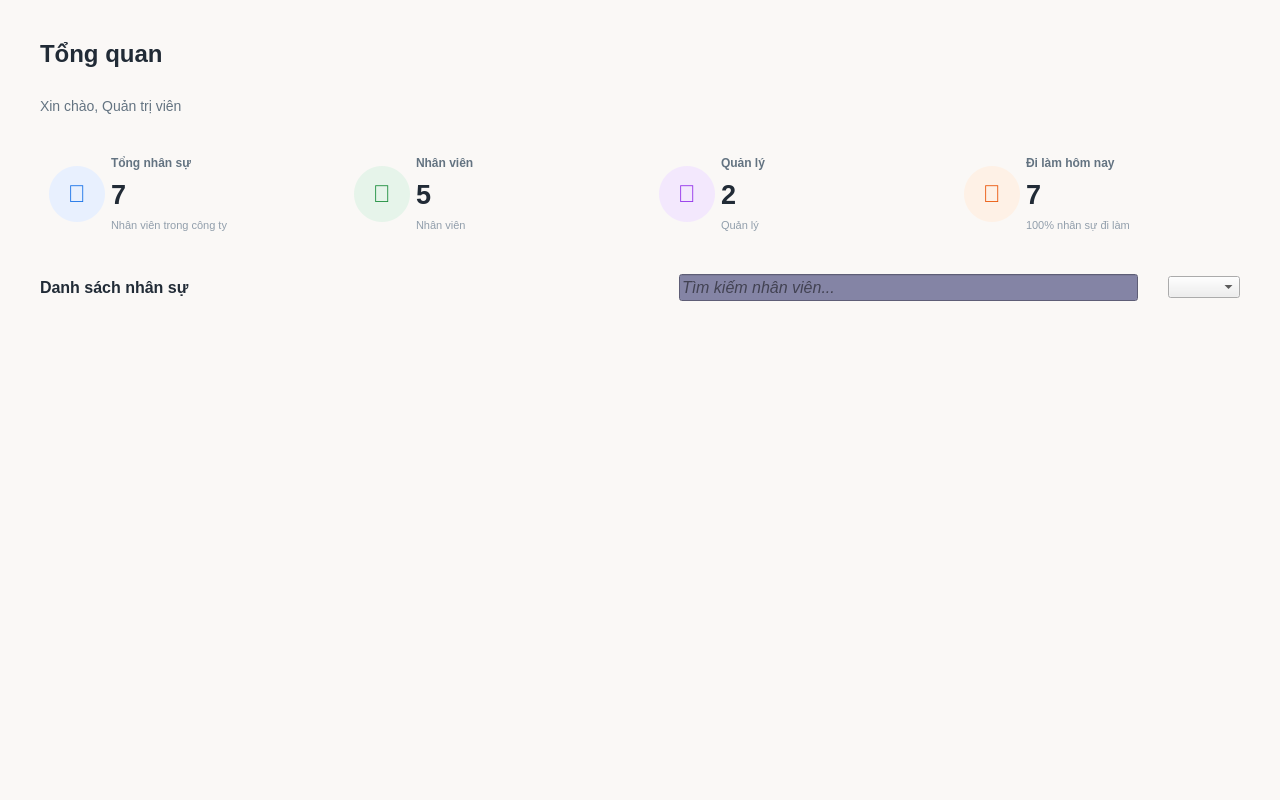
<?xml version="1.0" encoding="UTF-8"?>
<ui version="4.0">
 <class>Dashboard_View</class>
 <widget class="QWidget" name="Dashboard_View">
  <property name="geometry">
   <rect>
    <x>0</x>
    <y>0</y>
    <width>1280</width>
    <height>800</height>
   </rect>
  </property>
  <property name="windowTitle">
   <string>Dashboard - Quản lý nhân sự</string>
  </property>
  <property name="styleSheet">
   <string notr="true">
QWidget#Dashboard_View {
    background-color: #f8f9fa;
}

QFrame#frmSidebar {
    background-color: #ffffff;
    border-right: 1px solid #eef0f4;
}

QPushButton.MenuButton {
    text-align: left;
    padding-left: 20px;
    font-size: 15px;
    font-weight: 500;
    color: #637381;
    border: none;
    border-radius: 8px;
    height: 40px;
    margin: 2px 15px;
}
QPushButton.MenuButton:hover {
    background-color: #f4f6f8;
    color: #212b36;
}

QPushButton#btnMenu_Overview {
    background-color: #e8f0fe;
    color: #1a73e8;
    font-weight: bold;
}

QLabel#lblPageTitle {
    font-size: 24px;
    font-weight: bold;
    color: #212b36;
}
QLabel#lblPageSubtitle {
    font-size: 14px;
    color: #637381;
}

QFrame.StatCard {
    background-color: #ffffff;
    border: 1px solid #eef0f4;
    border-radius: 12px;
}

QScrollArea#scrollAreaEmployees {
    background-color: #faf8f6;
    border: none;
    border-radius: 12px;
}
QWidget#scrollAreaWidgetContents {
    background-color: transparent;
}
QStackedWidget#stackedWidget {
    background-color: #faf8f6;
}
QHBoxLayout#horizontalLayout_ListToolbar {
    background-color: #d8d8c5;
}
   </string>
  </property>
  <layout class="QHBoxLayout" name="horizontalLayout_Main">
   <property name="spacing">
    <number>0</number>
   </property>
   <property name="leftMargin">
    <number>0</number>
   </property>
   <property name="topMargin">
    <number>0</number>
   </property>
   <property name="rightMargin">
    <number>0</number>
   </property>
   <property name="bottomMargin">
    <number>0</number>
   </property>
   <item>
    <widget class="QStackedWidget" name="stackedWidget">
     <property name="autoFillBackground">
      <bool>false</bool>
     </property>
     <property name="styleSheet">
      <string notr="true"/>
     </property>
     <widget class="QWidget" name="pageOverview">
      <layout class="QVBoxLayout" name="verticalLayout_Content">
       <property name="spacing">
        <number>30</number>
       </property>
       <property name="leftMargin">
        <number>40</number>
       </property>
       <property name="topMargin">
        <number>40</number>
       </property>
       <property name="rightMargin">
        <number>40</number>
       </property>
       <property name="bottomMargin">
        <number>40</number>
       </property>
       <item>
        <layout class="QHBoxLayout" name="horizontalLayout_Header">
         <item>
          <layout class="QVBoxLayout" name="verticalLayout_Title">
           <item>
            <widget class="QLabel" name="lblPageTitle">
             <property name="text">
              <string>Tổng quan</string>
             </property>
            </widget>
           </item>
           <item>
            <widget class="QLabel" name="lblPageSubtitle">
             <property name="text">
              <string>Xin chào, Quản trị viên</string>
             </property>
            </widget>
           </item>
          </layout>
         </item>
         <item>
          <spacer name="horizontalSpacer_Header">
           <property name="orientation">
            <enum>Qt::Orientation::Horizontal</enum>
           </property>
           <property name="sizeHint" stdset="0">
            <size>
             <width>0</width>
             <height>0</height>
            </size>
           </property>
          </spacer>
         </item>
        </layout>
       </item>
       <item>
        <layout class="QHBoxLayout" name="horizontalLayout_Stats">
         <property name="spacing">
          <number>20</number>
         </property>
         <item>
          <widget class="QFrame" name="statCard1">
           <property name="minimumSize">
            <size>
             <width>0</width>
             <height>100</height>
            </size>
           </property>
           <layout class="QHBoxLayout" name="hLayout_card1">
            <item>
             <widget class="QLabel" name="icon1">
              <property name="minimumSize">
               <size>
                <width>56</width>
                <height>56</height>
               </size>
              </property>
              <property name="maximumSize">
               <size>
                <width>56</width>
                <height>56</height>
               </size>
              </property>
              <property name="styleSheet">
               <string notr="true">background-color: #e8f0fe; color: #1a73e8; border-radius: 28px; font-size: 24px;</string>
              </property>
              <property name="text">
               <string>👥</string>
              </property>
              <property name="alignment">
               <set>Qt::AlignmentFlag::AlignCenter</set>
              </property>
             </widget>
            </item>
            <item>
             <layout class="QVBoxLayout" name="vLayout_card1">
              <item>
               <widget class="QLabel" name="lblTitle1">
                <property name="styleSheet">
                 <string notr="true">color: #637381; font-weight: bold; border: none;</string>
                </property>
                <property name="text">
                 <string>Tổng nhân sự</string>
                </property>
               </widget>
              </item>
              <item>
               <widget class="QLabel" name="lblNum1">
                <property name="font">
                 <font>
                  <pointsize>20</pointsize>
                  <bold>true</bold>
                 </font>
                </property>
                <property name="styleSheet">
                 <string notr="true">color: #212b36; border: none;</string>
                </property>
                <property name="text">
                 <string>7</string>
                </property>
               </widget>
              </item>
              <item>
               <widget class="QLabel" name="lblSub1">
                <property name="styleSheet">
                 <string notr="true">color: #919eab; font-size: 11px; border: none;</string>
                </property>
                <property name="text">
                 <string>Nhân viên trong công ty</string>
                </property>
               </widget>
              </item>
             </layout>
            </item>
           </layout>
          </widget>
         </item>
         <item>
          <widget class="QFrame" name="statCard2">
           <layout class="QHBoxLayout" name="hLayout_card2">
            <item>
             <widget class="QLabel" name="icon2">
              <property name="minimumSize">
               <size>
                <width>56</width>
                <height>56</height>
               </size>
              </property>
              <property name="maximumSize">
               <size>
                <width>56</width>
                <height>56</height>
               </size>
              </property>
              <property name="styleSheet">
               <string notr="true">background-color: #e6f4ea; color: #1e8e3e; border-radius: 28px; font-size: 24px;</string>
              </property>
              <property name="text">
               <string>👤</string>
              </property>
              <property name="alignment">
               <set>Qt::AlignmentFlag::AlignCenter</set>
              </property>
             </widget>
            </item>
            <item>
             <layout class="QVBoxLayout" name="vLayout_card2">
              <item>
               <widget class="QLabel" name="lblTitle2">
                <property name="styleSheet">
                 <string notr="true">color: #637381; font-weight: bold; border: none;</string>
                </property>
                <property name="text">
                 <string>Nhân viên</string>
                </property>
               </widget>
              </item>
              <item>
               <widget class="QLabel" name="lblNum2">
                <property name="font">
                 <font>
                  <pointsize>20</pointsize>
                  <bold>true</bold>
                 </font>
                </property>
                <property name="styleSheet">
                 <string notr="true">color: #212b36; border: none;</string>
                </property>
                <property name="text">
                 <string>5</string>
                </property>
               </widget>
              </item>
              <item>
               <widget class="QLabel" name="lblSub2">
                <property name="styleSheet">
                 <string notr="true">color: #919eab; font-size: 11px; border: none;</string>
                </property>
                <property name="text">
                 <string>Nhân viên</string>
                </property>
               </widget>
              </item>
             </layout>
            </item>
           </layout>
          </widget>
         </item>
         <item>
          <widget class="QFrame" name="statCard3">
           <layout class="QHBoxLayout" name="hLayout_card3">
            <item>
             <widget class="QLabel" name="icon3">
              <property name="minimumSize">
               <size>
                <width>56</width>
                <height>56</height>
               </size>
              </property>
              <property name="maximumSize">
               <size>
                <width>56</width>
                <height>56</height>
               </size>
              </property>
              <property name="styleSheet">
               <string notr="true">background-color: #f3e8fd; color: #9333ea; border-radius: 28px; font-size: 24px;</string>
              </property>
              <property name="text">
               <string>👑</string>
              </property>
              <property name="alignment">
               <set>Qt::AlignmentFlag::AlignCenter</set>
              </property>
             </widget>
            </item>
            <item>
             <layout class="QVBoxLayout" name="vLayout_card3">
              <item>
               <widget class="QLabel" name="lblTitle3">
                <property name="styleSheet">
                 <string notr="true">color: #637381; font-weight: bold; border: none;</string>
                </property>
                <property name="text">
                 <string>Quản lý</string>
                </property>
               </widget>
              </item>
              <item>
               <widget class="QLabel" name="lblNum3">
                <property name="font">
                 <font>
                  <pointsize>20</pointsize>
                  <bold>true</bold>
                 </font>
                </property>
                <property name="styleSheet">
                 <string notr="true">color: #212b36; border: none;</string>
                </property>
                <property name="text">
                 <string>2</string>
                </property>
               </widget>
              </item>
              <item>
               <widget class="QLabel" name="lblSub3">
                <property name="styleSheet">
                 <string notr="true">color: #919eab; font-size: 11px; border: none;</string>
                </property>
                <property name="text">
                 <string>Quản lý</string>
                </property>
               </widget>
              </item>
             </layout>
            </item>
           </layout>
          </widget>
         </item>
         <item>
          <widget class="QFrame" name="statCard4">
           <layout class="QHBoxLayout" name="hLayout_card4">
            <item>
             <widget class="QLabel" name="icon4">
              <property name="minimumSize">
               <size>
                <width>56</width>
                <height>56</height>
               </size>
              </property>
              <property name="maximumSize">
               <size>
                <width>56</width>
                <height>56</height>
               </size>
              </property>
              <property name="styleSheet">
               <string notr="true">background-color: #fef1e6; color: #ea580c; border-radius: 28px; font-size: 24px;</string>
              </property>
              <property name="text">
               <string>📅</string>
              </property>
              <property name="alignment">
               <set>Qt::AlignmentFlag::AlignCenter</set>
              </property>
             </widget>
            </item>
            <item>
             <layout class="QVBoxLayout" name="vLayout_card4">
              <item>
               <widget class="QLabel" name="lblTitle4">
                <property name="styleSheet">
                 <string notr="true">color: #637381; font-weight: bold; border: none;</string>
                </property>
                <property name="text">
                 <string>Đi làm hôm nay</string>
                </property>
               </widget>
              </item>
              <item>
               <widget class="QLabel" name="lblNum4">
                <property name="font">
                 <font>
                  <pointsize>20</pointsize>
                  <bold>true</bold>
                 </font>
                </property>
                <property name="styleSheet">
                 <string notr="true">color: #212b36; border: none;</string>
                </property>
                <property name="text">
                 <string>7</string>
                </property>
               </widget>
              </item>
              <item>
               <widget class="QLabel" name="lblSub4">
                <property name="styleSheet">
                 <string notr="true">color: #919eab; font-size: 11px; border: none;</string>
                </property>
                <property name="text">
                 <string>100% nhân sự đi làm</string>
                </property>
               </widget>
              </item>
             </layout>
            </item>
           </layout>
          </widget>
         </item>
        </layout>
       </item>
       <item>
        <layout class="QHBoxLayout" name="horizontalLayout_ListToolbar">
         <item>
          <widget class="QLabel" name="lblListTitle">
           <property name="font">
            <font>
             <pointsize>12</pointsize>
             <bold>true</bold>
            </font>
           </property>
           <property name="styleSheet">
            <string notr="true">color: #212b36;</string>
           </property>
           <property name="text">
            <string>Danh sách nhân sự</string>
           </property>
          </widget>
         </item>
         <item>
          <spacer name="horizontalSpacer_Toolbar">
           <property name="orientation">
            <enum>Qt::Orientation::Horizontal</enum>
           </property>
           <property name="sizeHint" stdset="0">
            <size>
             <width>0</width>
             <height>0</height>
            </size>
           </property>
          </spacer>
         </item>
         <item>
          <widget class="QLineEdit" name="txtSearch">
           <property name="font">
            <font>
             <pointsize>12</pointsize>
             <italic>true</italic>
            </font>
           </property>
           <property name="styleSheet">
            <string notr="true">background-color: #8484a5;</string>
           </property>
           <property name="placeholderText">
            <string>Tìm kiếm nhân viên...</string>
           </property>
          </widget>
         </item>
         <item>
          <widget class="QComboBox" name="cbFilter"/>
         </item>
        </layout>
       </item>
       <item>
        <widget class="QScrollArea" name="scrollAreaEmployees">
         <property name="widgetResizable">
          <bool>true</bool>
         </property>
         <widget class="QWidget" name="scrollAreaWidgetContents">
          <property name="geometry">
           <rect>
            <x>0</x>
            <y>0</y>
            <width>1200</width>
            <height>443</height>
           </rect>
          </property>
         </widget>
        </widget>
       </item>
      </layout>
     </widget>
     <widget class="QWidget" name="pageHR">
      <layout class="QVBoxLayout"/>
     </widget>
     <widget class="QWidget" name="pageTimekeep">
      <layout class="QVBoxLayout"/>
     </widget>
     <widget class="QWidget" name="pageSalary">
      <layout class="QVBoxLayout"/>
     </widget>
     <widget class="QWidget" name="pageReport">
      <layout class="QVBoxLayout"/>
     </widget>
     <widget class="QWidget" name="pageSettings">
      <layout class="QVBoxLayout"/>
     </widget>
     <widget class="QWidget" name="pageProfile">
      <layout class="QVBoxLayout"/>
     </widget>
    </widget>
   </item>
  </layout>
 </widget>
 <resources/>
 <connections/>
</ui>
